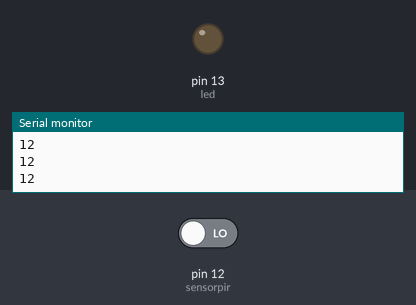
This sketch was run on a simulated Arduino Uno, built with avr-gcc and run on an emulated ATmega328P. Shown: output pins drawn as LEDs (lit = HIGH), the last lines printed to the serial monitor. The test bench sets the inputs (shaded band); at power-on: pin 12 (sensorpir) LOW.

Above: at 1.2 s.
1.3 s: pin 12 (sensorpir) driven HIGH
At 1.6 s:
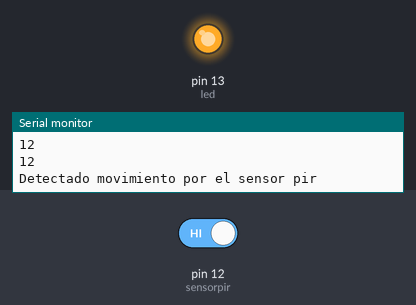
4.3 s: pin 12 (sensorpir) driven LOW
At 5.2 s:
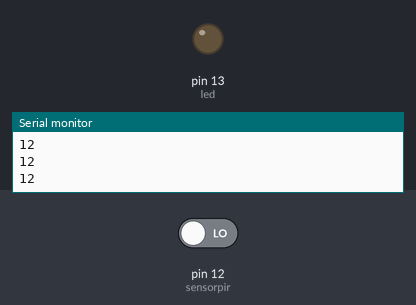
Timing chart, 0 to 7.3 s (numbered marks = the images above; inputs shaded):
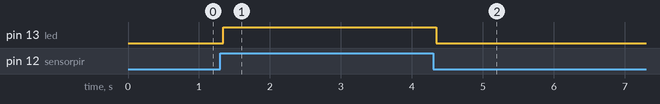

The sketch:

Ej5_Sensor_PIR.ino
```cpp
/*
  Curso básico de Arduino Módulo 2 -  Ejemplo 5: Sensor PIR
    Julián Andrés Castro
    Universidad Nacional de Colombia
    CEIMTUN -  RAS, IEEE

  Este código de ejemplo está en el dominio público.
  https://www.arduino.cc/en/Tutorial/HomePage

  ------------------------
  SENSOR PIR
  ------------------------
*/
//Declaramos pines
int sensorpir = 12;
int led = 13;
//----

void setup()
{
  //Asignamos las entradas y salidas
  pinMode(sensorpir,INPUT);
  pinMode(led,OUTPUT);
  Serial.begin(9600);
  digitalWrite(led,LOW);
}


void loop()
{

  digitalWrite(led,LOW);
  Serial.println(sensorpir);//El valor del sensor
  if(digitalRead(sensorpir) == HIGH)//Cuando el sensor detecte algun movimiento entrara al if
  {//Dentro del if lo que pasará es que el sensor pir detectó movimento y el led parpadeara hasta que deje de detectar movimiento
    Serial.println("Detectado movimiento por el sensor pir");
    digitalWrite(led,HIGH);
    delay(1000);
    digitalWrite(led,LOW);
  }

}
```

Measured:
- after the input at 1.3 s, pin 13 (led): LOW → HIGH at once
- after the input at 4.3 s, pin 13 (led): HIGH → LOW at once
